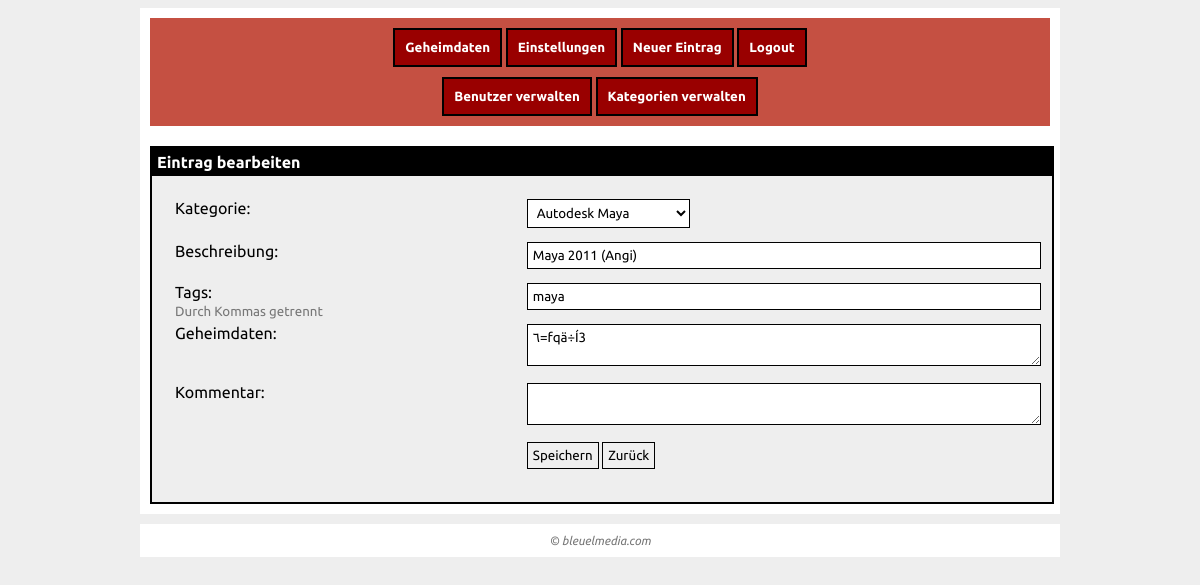
/index.php/secrets/edit/32 (signed in), run on the app's committed database.
### tables this page shows
CREATE TABLE IF NOT EXISTS `secrets` (
  `id` int(10) unsigned NOT NULL AUTO_INCREMENT,
  `user_id` int(10) unsigned NOT NULL,
  `category` int(10) unsigned NOT NULL,
  `tags` tinytext,
  `description` text,
  `secret` blob NOT NULL,
  `comment` text,
  `date` timestamp NOT NULL DEFAULT CURRENT_TIMESTAMP,
  PRIMARY KEY (`id`),
  KEY `category` (`category`),
  KEY `user_id` (`user_id`)
);

CREATE TABLE IF NOT EXISTS `categories` (
  `id` int(10) unsigned NOT NULL AUTO_INCREMENT,
  `name` tinytext NOT NULL,
  PRIMARY KEY (`id`)
);

CREATE TABLE IF NOT EXISTS `users` (
  `id` int(10) unsigned NOT NULL AUTO_INCREMENT,
  `name` varchar(40) NOT NULL,
  `password` varchar(40) NOT NULL,
  `email` varchar(255) NOT NULL,
  `active` tinyint(1) NOT NULL DEFAULT '0',
  `level` tinyint(4) NOT NULL DEFAULT '1',
  `language` varchar(20) NOT NULL DEFAULT 'english',
  PRIMARY KEY (`id`),
  UNIQUE KEY `name` (`name`)
);

### application/helpers/template_helper.php (called while the page is built, shortened)
<?php if ( ! defined('BASEPATH')) exit('No direct script access allowed');
class Template
{
    private static $instance;
    private $data;
    public static function getInstance()
    {
        if (self::$instance == null)
            self::$instance = new Template();
        return self::$instance;
    }
    private function __construct()
    {
        $this->data = array();
    }
    public function set($key, $value)
    {
        $this->data[$key] = $value;
    }
    public function display($tpl, $plain = false)
    {
        $this->data["auth"] = AuthHelper::getInstance();
        $this->data["user"] = $this->data["auth"]->getCurrentUser();
        try {
            $CI = get_instance();
            $CI->load->language("error");
            $CI->load->language("common");
            if (!$plain)
                $CI->load->view("inc/header.php", $this->data);
            $CI->load->view($tpl, $this->data);
        } catch (Exception $e) {
            throw $e;
        }
    }
    public function js($jsFile)
    {
        if (!isset($this->data["jsFiles"]))
            $this->data["jsFiles"] = array();
        $this->data["jsFiles"][] = $jsFile;
    }
}

### application/controllers/secrets.php (called while the page is built, shortened)
<?php if ( ! defined('BASEPATH')) exit('No direct script access allowed');
class Secrets extends CI_Controller
{
    private $tpl;
    public function __construct()
    {
        $this->auth = AuthHelper::getInstance();
        $this->tpl = Template::getInstance();
        $this->tpl->js("secrets");
    }
    public function edit($secretId)
    {
        try {
            $secret = $this->secrets_model->getDetails($secretId);
            $categories = $this->categories_model->getAll();
            $this->tpl->set("secret", $secret);
            $this->tpl->set("categories", $categories);
        } catch (Exception $e) {
            $this->tpl->set("title", lang("error_FailedToLoadData"));
            $this->tpl->set("message", $e->getMessage());
            $this->tpl->display("error/error");
            return;
        }
        $this->tpl->display("secrets_edit.php");
    }
}

### index.php (called while the page is built, shortened)
<?php
require_once BASEPATH.'core/CodeIgniter.php';

### application/models/categories_model.php (called while the page is built, shortened)
<?php if ( ! defined('BASEPATH')) exit('No direct script access allowed');
class Categories_model extends CI_Model
{
    public function getAll()
    {
        $this->db->order_by("name");
        $res = $this->db->get("categories");
        $categories = array();
        foreach ($res->result_array() as $category) {
            $categories[] = $category;
        }
        return $categories;
    }
}

### application/helpers/model_helper.php (called while the page is built, shortened)
<?php if ( ! defined('BASEPATH')) exit('No direct script access allowed');
class ModelHelper
{
    public static function checkFieldset(&$dataset, $fields, $deleteUnwanted = true)
    {
        return true;
    }
    public static function checkNecessaryFields(&$dataset, $necessaryFields, $fields = null, $deleteUnwanted = true)
    {
        $missing = array();
    }
}

### application/models/secrets_model.php (called while the page is built, shortened)
<?php if ( ! defined('BASEPATH')) exit('No direct script access allowed');
class Secrets_model extends CI_Model
{
    public function getDetails($secretId)
    {
        $this->db->select("secrets.*, categories.name AS category_name");
        $this->db->join("categories", "secrets.category = categories.id");
        $res = $this->db->get_where("secrets", array("secrets.id" => $secretId));
        return $res->row_array();
    }
}

### application/helpers/auth_helper.php (called while the page is built, shortened)
<?php if ( ! defined('BASEPATH')) exit('No direct script access allowed');
class AuthHelper
{
    private static $instance;
    private $currentUser;
    private $CI;
    public static function getInstance()
    {
        if (self::$instance == null)
            self::$instance = new AuthHelper();
        return self::$instance;
    }
    public function __construct()
    {
        $this->CI = get_instance();
        $this->currentUser = array();
        $this->loadUserData();
    }
    private function loadUserData()
    {
        $userId = $this->CI->session->userdata("userId");
        $this->currentUser = $this->CI->users_model->getUser($userId);
    }
    public function getCurrentUser()
    {
        return $this->currentUser;
    }
}

### application/helpers/functions_helper.php (called while the page is built, shortened)
<?php if ( ! defined('BASEPATH')) exit('No direct script access allowed');
function decryptSecret($secret)
{
    $auth = AuthHelper::getInstance();
    $user = $auth->getCurrentUser();
    $key = md5($user["id"]."_".$user["name"]);
    $CI = get_instance();
    return base64_decode($CI->encrypt->decode($secret, $key));
}

### application/models/users_model.php (called while the page is built, shortened)
<?php if ( ! defined('BASEPATH')) exit('No direct script access allowed');
class Users_model extends CI_Model
{
    public function getUser($id)
    {
        $this->db->select("id, name, email, active, level, language");
        $res = $this->db->get_where("users", array("id" => $id));
        $user = array();
        try {
            $user = $res->row_array();
        } catch (Exception $e) {
            throw $e;
        }
        return $user;
    }
}

### application/views/secrets_edit.php (the view, shortened to what this page needs)
<?=form_open("secrets/doEdit")?>
<div class="form">
<div class="header">
    <?=lang("secrets_EditSecretEntry")?>
</div>
<div class="body">
    <table style="width: 100%;">
    <tr>
        <td><?=lang("secrets_Category")?>:</td>
        <td>
            <select name="category">
                <? foreach ($categories as $category): ?>
                <option
                    value="<?=$category["id"].(($category["id"] == $secret["category"]) ? " selected" : "")?>">
                    <?=$category["name"]?></option>
                <? endforeach; ?>
            </select></td>
    </tr>
    <tr>
        <td><?=lang("secrets_Description")?>:</td>
        <td><input type="text" name="description" value="<?=$secret["description"]?>"></td>
    </tr>
    <tr>
        <td><?=lang("secrets_Tags")?>:<br>
            <span class="note"><?=lang("secrets_SeparatedWithCommas")?></span></td>
        <td><input type="text" name="tags" value="<?=$secret["tags"]?>"></td>
    </tr>
    <tr>
        <td><?=lang("secrets_Secret")?>:</td>
        <td><textarea name="secret"><?=decryptSecret($secret["secret"])?></textarea></td>
    </tr>
    <tr>
        <td><?=lang("secrets_Comment")?>:</td>
        <td><textarea name="comment"><?=$secret["comment"]?></textarea></td>
    </tr>
    <tr>
        <td>&nbsp;</td>
        <td>
            <input type="submit" value="Speichern">
            <input type="button" value="Zurück" onclick="document.location.href='<?=site_url("secrets")?>';">
        </td>
    </tr>
    </table>
</div></div>
</form>

### tpl/base.css (style rules this page uses)
* { font-family: Ubuntu; }
body { font-size: 12pt; background: #eee; }
input[type=button] { border: 1px solid #000; margin-bottom: 10px; padding: 5px; cursor: pointer; }
input[type=submit] { border: 1px solid #000; margin-bottom: 10px; padding: 5px; cursor: pointer; }
span.note { font-size: 10pt; color: #777; }
div.form { border: 2px solid #000; background: #eee; width: 100%; margin: auto; margin-top: 20px; min-height: 100px; }
div.form div.header { background: #000; color: #fff; font-weight: bold; padding: 5px; }
div.form div.body { padding: 20px; }
div.form div.body input { border: 1px solid #000; margin-bottom: 10px; padding: 5px; width: 100%; }
div.form div.body input[type=submit] { cursor: pointer; width: auto; }
div.form div.body input[type=button] { cursor: pointer; width: auto; }
div.form div.body select { border: 1px solid #000; margin-bottom: 10px; padding: 5px; background: #fff; }
div.form div.body textarea { border: 1px solid #000; margin-bottom: 10px; padding: 5px; background: #fff; width: 100%; }
div.form div.body table td { vertical-align: top; }

### tpl/smaller800.css (style rules this page uses)
* { font-family: Ubuntu; }
body { font-size: 12pt; background: #eee; margin: 0; }
input[type=button] { border: 1px solid #000; margin-bottom: 10px; padding: 5px; cursor: pointer; height: 11mm; }
input[type=submit] { border: 1px solid #000; margin-bottom: 10px; padding: 5px; cursor: pointer; height: 11mm; }
span.note { font-size: 10pt; color: #777; }
div.form { border: 2px solid #000; background: #eee; width: 95%; margin: auto; margin-top: 20px; min-height: 100px; }
div.form div.header { background: #000; color: #fff; font-weight: bold; padding: 5px 0 5px 0; }
div.form div.body { padding: 0px; }
div.form div.body input { border: 1px solid #000; margin-bottom: 10px; padding: 1px; width: 95%; }
div.form div.body input[type=submit] { cursor: pointer; height: 11mm; }
div.form div.body input[type=button] { cursor: pointer; height: 11mm; }
div.form div.body select { border: 1px solid #000; margin-bottom: 10px; padding: 5px; background: #fff; }
div.form div.body textarea { border: 1px solid #000; margin-bottom: 10px; padding: 1px; background: #fff; width: 95%; }
div.form div.body table td { vertical-align: top; }

### tpl/print.css (style rules this page uses)
input { display: none; }

### data on the page
secrets: category "Autodesk Maya", description "Maya 2011 (Angi)", tags "maya", secret "٦=fqä÷Í3"

### other printed values
lang("navigation_Home") "Geheimdaten"
lang("navigation_Settings") "Einstellungen"
lang("navigation_NewEntry") "Neuer Eintrag"
lang("navigation_Logout") "Logout"
lang("navigation_ManageUsers") "Benutzer verwalten"
lang("navigation_ManageCategories") "Kategorien verwalten"
lang("secrets_EditSecretEntry") "Eintrag bearbeiten"
lang("secrets_Category") "Kategorie"
lang("secrets_Description") "Beschreibung"
lang("secrets_Tags") "Tags"
lang("secrets_SeparatedWithCommas") "Durch Kommas getrennt"
lang("secrets_Secret") "Geheimdaten"
lang("secrets_Comment") "Kommentar"
